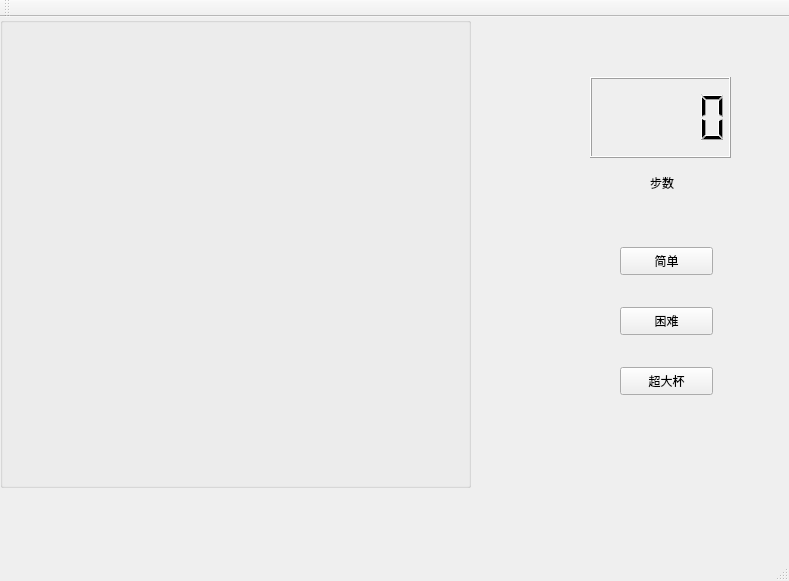
<?xml version="1.0" encoding="UTF-8"?>
<ui version="4.0">
 <class>MainWindow</class>
 <widget class="QMainWindow" name="MainWindow">
  <property name="geometry">
   <rect>
    <x>0</x>
    <y>0</y>
    <width>789</width>
    <height>581</height>
   </rect>
  </property>
  <property name="windowTitle">
   <string>Hide&amp;Seek</string>
  </property>
  <widget class="QWidget" name="centralWidget">
   <widget class="QGroupBox" name="groupBox">
    <property name="geometry">
     <rect>
      <x>0</x>
      <y>0</y>
      <width>471</width>
      <height>471</height>
     </rect>
    </property>
    <property name="title">
     <string/>
    </property>
   </widget>
   <widget class="QPushButton" name="pushButton">
    <property name="geometry">
     <rect>
      <x>620</x>
      <y>230</y>
      <width>93</width>
      <height>28</height>
     </rect>
    </property>
    <property name="text">
     <string>简单</string>
    </property>
   </widget>
   <widget class="QPushButton" name="pushButton2">
    <property name="geometry">
     <rect>
      <x>620</x>
      <y>290</y>
      <width>93</width>
      <height>28</height>
     </rect>
    </property>
    <property name="text">
     <string>困难</string>
    </property>
   </widget>
   <widget class="QPushButton" name="pushButton3">
    <property name="geometry">
     <rect>
      <x>620</x>
      <y>350</y>
      <width>93</width>
      <height>28</height>
     </rect>
    </property>
    <property name="text">
     <string>超大杯</string>
    </property>
   </widget>
   <widget class="QLCDNumber" name="lcdNumber">
    <property name="geometry">
     <rect>
      <x>590</x>
      <y>60</y>
      <width>141</width>
      <height>81</height>
     </rect>
    </property>
   </widget>
   <widget class="QLabel" name="label">
    <property name="geometry">
     <rect>
      <x>650</x>
      <y>150</y>
      <width>31</width>
      <height>31</height>
     </rect>
    </property>
    <property name="text">
     <string>步数</string>
    </property>
   </widget>
  </widget>
  <widget class="QMenuBar" name="menuBar">
   <property name="geometry">
    <rect>
     <x>0</x>
     <y>0</y>
     <width>789</width>
     <height>26</height>
    </rect>
   </property>
  </widget>
  <widget class="QToolBar" name="mainToolBar">
   <attribute name="toolBarArea">
    <enum>TopToolBarArea</enum>
   </attribute>
   <attribute name="toolBarBreak">
    <bool>false</bool>
   </attribute>
  </widget>
  <widget class="QStatusBar" name="statusBar"/>
 </widget>
 <layoutdefault spacing="6" margin="11"/>
 <resources>
  <include location="untitled1.qrc"/>
 </resources>
 <connections/>
</ui>
